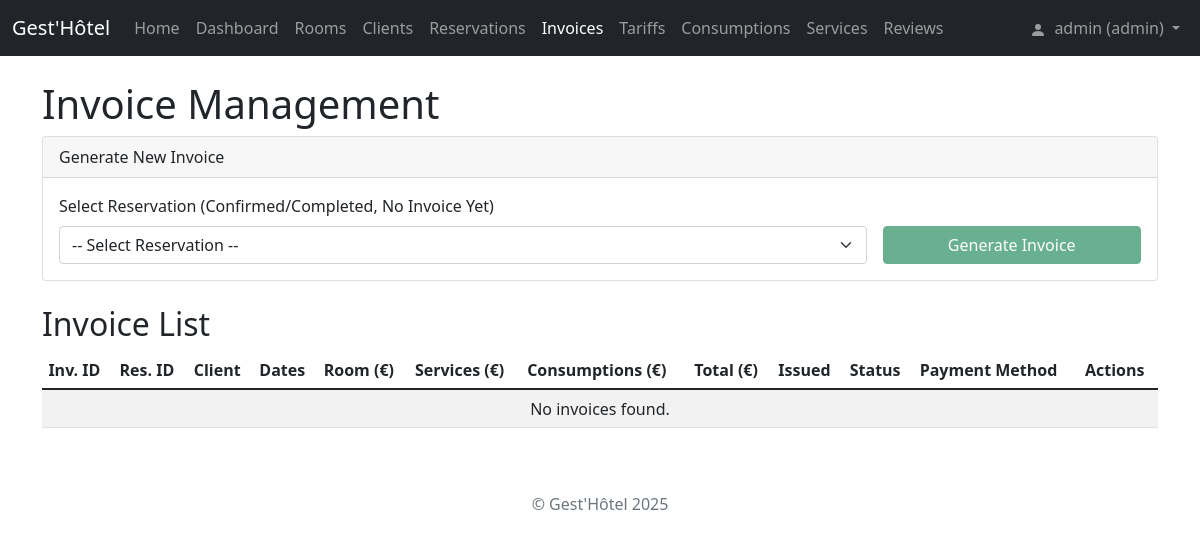
The page /factures (signed in) on the database as committed earlier.
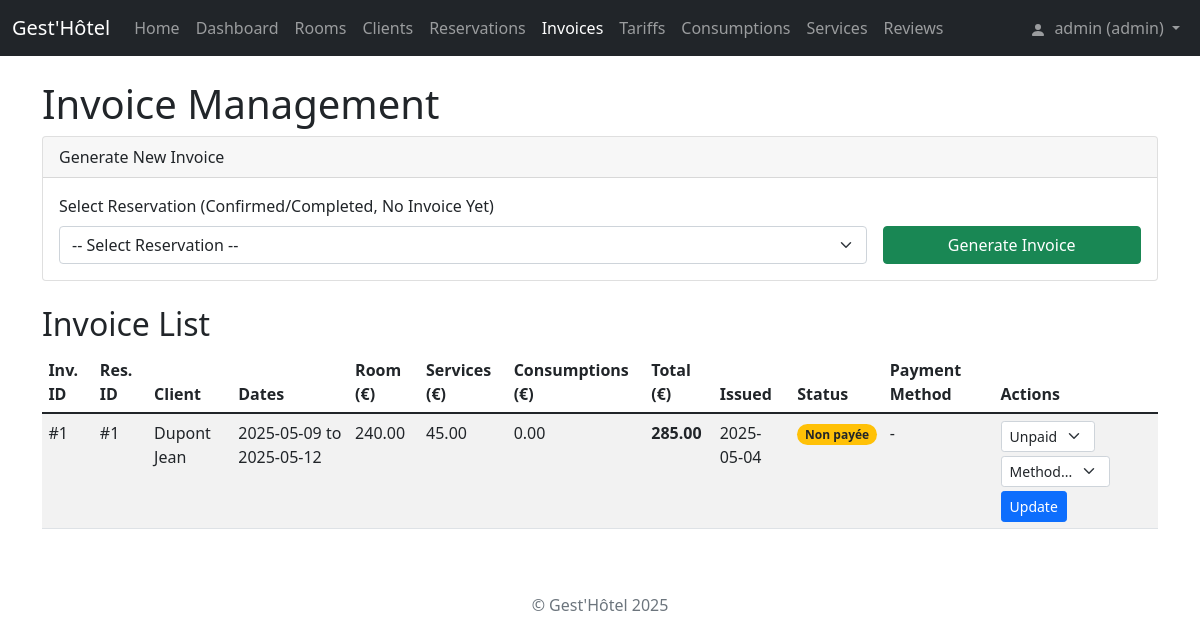
The same page on the database as committed later.
### tables this page shows
CREATE TABLE factures (
            id_facture INTEGER PRIMARY KEY AUTOINCREMENT,
            id_reservation INTEGER UNIQUE NOT NULL,
            montant_chambre REAL NOT NULL,
            montant_services REAL NOT NULL,
            montant_consommations REAL NOT NULL,
            montant_total REAL NOT NULL,
            date_emission TEXT NOT NULL,
            statut TEXT NOT NULL CHECK(statut IN ('Payée', 'Non payée', 'Partiellement payée')),
            mode_paiement TEXT CHECK(mode_paiement IN ('Carte', 'Espèces', 'Virement', 'Chèque', NULL)),
            FOREIGN KEY (id_reservation) REFERENCES reservations(id_reservation) ON DELETE RESTRICT
        );

CREATE TABLE reservations (
            id_reservation INTEGER PRIMARY KEY AUTOINCREMENT,
            id_client INTEGER NOT NULL,
            id_chambre INTEGER NOT NULL,
            id_tarif INTEGER NOT NULL,
            date_debut TEXT NOT NULL,
            date_fin TEXT NOT NULL,
            prix_nuit_applique REAL NOT NULL,
            statut TEXT NOT NULL CHECK(statut IN ('Confirmée', 'Annulée', 'Terminée', 'En attente')),
            FOREIGN KEY (id_client) REFERENCES clients(id_client) ON DELETE CASCADE,
            FOREIGN KEY (id_chambre) REFERENCES chambres(id_chambre) ON DELETE RESTRICT,
            FOREIGN KEY (id_tarif) REFERENCES tarifs(id_tarif) ON DELETE RESTRICT
        );

### app.py (the view)
@app.route('/factures')
@require_role('staff')
def view_factures():
    try:
        conn = get_db_connection()
        factures = conn.execute('''
            SELECT f.*, r.date_debut, r.date_fin,
                   c.nom || ' ' || c.prenom AS client_name, c.email,
                   ch.numero_chambre
            FROM factures f
            JOIN reservations r ON f.id_reservation = r.id_reservation
            JOIN clients c ON r.id_client = c.id_client
            JOIN chambres ch ON r.id_chambre = ch.id_chambre
            ORDER BY f.date_emission DESC, f.id_facture DESC
        ''').fetchall()
        reservations_needing_invoice = conn.execute('''
            SELECT r.id_reservation, r.date_debut, r.date_fin, c.nom || ' ' || c.prenom AS client_name, ch.numero_chambre
            FROM reservations r JOIN clients c ON r.id_client = c.id_client JOIN chambres ch ON r.id_chambre = ch.id_chambre
            WHERE r.statut IN ('Confirmée', 'Terminée')
            AND r.id_reservation NOT IN (SELECT id_reservation FROM factures)
            ORDER BY r.date_fin DESC, r.id_reservation DESC
        ''').fetchall()
        conn.close()
        return render_template('factures.html', factures=factures, reservations_needing_invoice=reservations_needing_invoice)
    except Exception as e:
        flash(f'Error fetching invoices: {str(e)}', 'danger')
        return render_template('factures.html', factures=[], reservations_needing_invoice=[])

### app.py (called while the page is built)
@app.context_processor
def inject_now():
    return {'now': datetime.utcnow}

def get_db_connection():
    conn = sqlite3.connect('gesthotel.db')
    conn.row_factory = sqlite3.Row # Access columns by name
    conn.execute("PRAGMA foreign_keys = ON") # Ensure FK constraints are active
    return conn

def login_required(f):
    @wraps(f)
    def decorated_function(*args, **kwargs):
        if 'user_id' not in session:
            flash('Please log in to access this page.', 'warning')
            return redirect(url_for('login', next=request.url))
        return f(*args, **kwargs)
    return decorated_function

### templates/factures.html (shortened to what this page needs)
{% extends "base.html" %}
{% block content %}
<h1>Invoice Management</h1>
{% if session.role in ['admin', 'staff'] %}
<div class="card mb-4">
    <div class="card-header">Generate New Invoice</div>
    <div class="card-body">
        <form action="{{ url_for('generate_facture') }}" method="post" class="row g-3">
            <div class="col-md-9">
                <label for="id_reservation" class="form-label">Select Reservation (Confirmed/Completed, No Invoice Yet)</label>
                <select class="form-select" id="id_reservation" name="id_reservation" required>
                    <option value="" selected disabled>-- Select Reservation --</option>
                </select>
            </div>
            <div class="col-md-3 align-self-end">
                <button type="submit" class="btn btn-success w-100" {% if not reservations_needing_invoice %}disabled{% endif %}>Generate Invoice</button>
            </div>
        </form>
    </div>
</div>
{% endif %}
<h2>Invoice List</h2>
<div class="table-responsive">
<table class="table table-striped table-hover table-sm">
    <thead>
        <tr>
            <th>Inv. ID</th>
            <th>Res. ID</th>
            <th>Client</th>
            <th>Dates</th>
            <th>Room (€)</th>
            <th>Services (€)</th>
            <th>Consumptions (€)</th>
            <th>Total (€)</th>
            <th>Issued</th>
            <th>Status</th>
            <th>Payment Method</th>
            {% if session.role in ['admin', 'staff'] %}
            <th>Actions</th>
            {% endif %}
        </tr>
    </thead>
    <tbody>
        {% for facture in factures %}
        <tr>
            <td>#{{ facture.id_facture }}</td>
            <td>#{{ facture.id_reservation }}</td>
            <td>{{ facture.client_name }}</td>
            <td>{{ facture.date_debut }} to {{ facture.date_fin }}</td>
            <td>{{ "%.2f"|format(facture.montant_chambre) }}</td>
            <td>{{ "%.2f"|format(facture.montant_services) }}</td>
            <td>{{ "%.2f"|format(facture.montant_consommations) }}</td>
            <td><strong>{{ "%.2f"|format(facture.montant_total) }}</strong></td>
            <td>{{ facture.date_emission }}</td>
            <td>
                 <span class="badge rounded-pill {% if facture.statut == 'Payée' %}bg-success{% elif facture.statut == 'Partiellement payée' %}bg-info{% else %}bg-warning text-dark{% endif %}">
                    {{ facture.statut }}
                 </span>
            </td>
            <td>{{ facture.mode_paiement or '-' }}</td>
             {% if session.role in ['admin', 'staff'] %}
             <td>
                 <form action="{{ url_for('update_facture', id=facture.id_facture) }}" method="post" class="row gx-1 gy-1 align-items-center">
                     <div class="col-auto">
                         <select name="statut" class="form-select form-select-sm" aria-label="Update status">
                             <option value="Non payée" {% if facture.statut == 'Non payée' %}selected{% endif %}>Unpaid</option>
                         </select>
                     </div>
                     <div class="col-auto">
                          <select name="mode_paiement" class="form-select form-select-sm" aria-label="Payment Method">
                             <option value="" {% if not facture.mode_paiement %}selected{% endif %}>Method...</option>
                         </select>
                     </div>
                     <div class="col-auto">
                         <button type="submit" class="btn btn-primary btn-sm">Update</button>
                     </div>
                 </form>
             </td>
             {% endif %}
        </tr>
        {% else %}
        <tr>
            <td colspan="{{ 12 if session.role in ['admin', 'staff'] else 11 }}" class="text-center">No invoices found.</td>
        </tr>
        {% endfor %}
    </tbody>
</table>
</div>
{% endblock %}

Rows that differ between the two databases and show on the page:
added factures: id_facture "1", id_reservation "1", client_name "Dupont Jean", date_debut "2025-05-09", date_fin "2025-05-12", montant_chambre "240.00", montant_services "45.00", montant_consommations "0.00", montant_total "285.00", date_emission "2025-05-04", statut "Non payée", mode_paiement "-", statut "Unpaid", mode_paiement "Method..."
Other text that changed with them:
text no longer shown: "No invoices found."
